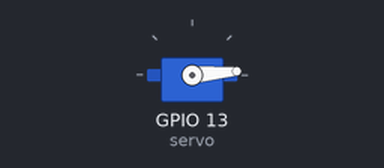
This sketch was run on a simulated ESP32. Shown: servo.

Above: at 0.05 s.
At 0.85 s:
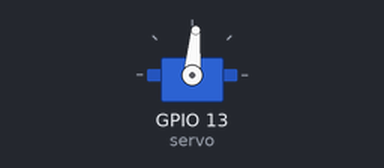
At 1.7 s:
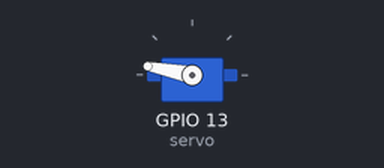
At 3.4 s:
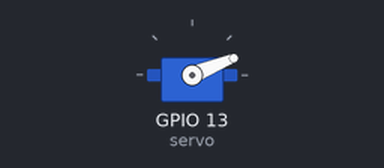
Timing chart, 0 to 8.3 s (numbered marks = the images above):
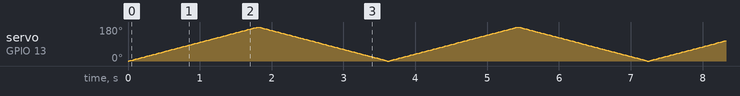

The sketch:

espservo.ino
```cpp
#include <ESP32Servo.h>

Servo servo;

void setup() {
  servo.attach(13);
}

void loop() {
  for (int pos = 0; pos <= 180; pos += 1) {
    servo.write(pos);
    delay(10);
  }
  for (int pos = 180; pos >= 0; pos -= 1) {
    servo.write(pos);
    delay(10);
  }
}
```
